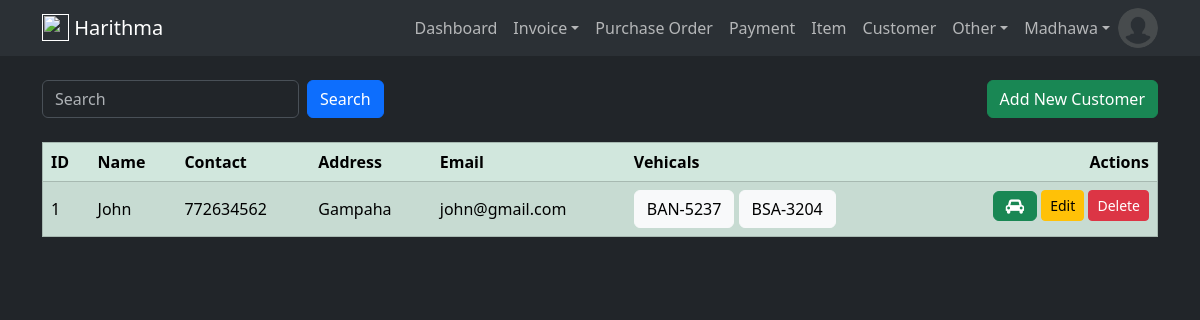
Screenshot of /customer/ (signed in) with the database file from the repository.
### harithmapos/models.py (models this page shows, shortened)
class User(db.Model, UserMixin):
    id = db.Column(db.Integer, primary_key=True)
    email = db.Column(db.String(120), unique=True, nullable=False)
    name = db.Column(db.String(50), nullable=False)
    image = db.Column(db.String(20), default='default.jpg')
    password = db.Column(db.String(60), nullable=False)
    ui_theme = db.Column(db.String(5), default='light')
    create_dttm = db.Column(db.DateTime, nullable=False, default=datetime.utcnow)
    update_dttm = db.Column(db.DateTime, nullable=False, default=datetime.utcnow)

class Customer(db.Model):
    id = db.Column(db.Integer, primary_key=True)
    name = db.Column(db.String(100), nullable=False)
    contact = db.Column(db.String(10))
    address = db.Column(db.String(255))
    email = db.Column(db.String(150))
    create_dttm = db.Column(db.DateTime, nullable=False, default=datetime.utcnow)
    update_dttm = db.Column(db.DateTime, nullable=False, default=datetime.utcnow)
    vehicals = db.relationship('Vehical', backref='owner', lazy=True)
    invoices = db.relationship('InvoiceHead', backref='customer', lazy=True)
    item_invoices = db.relationship('ItemInvoiceHead', backref='customer', lazy=True)
    payments = db.relationship('Payment', backref='customer', lazy=True)

class Vehical(db.Model):
    id = db.Column(db.Integer, primary_key=True)
    number = db.Column(db.String(8), nullable=False)
    make = db.Column(db.String(20))
    model = db.Column(db.String(20))
    year = db.Column(db.String(4))
    create_dttm = db.Column(db.DateTime, nullable=False, default=datetime.utcnow)
    update_dttm = db.Column(db.DateTime, nullable=False, default=datetime.utcnow)
    owner_id = db.Column(db.Integer, db.ForeignKey('customer.id'), nullable=False)
    invoices = db.relationship('InvoiceHead', backref='vehical', lazy=True)

### harithmapos/views/customer/routes.py (the view)
@customer_blueprint.route('/customer/', methods = ['GET', 'POST'])
@login_required
def customer():
    customer_form = CustomerForm()
    vehical_form = VehicalForm()
    if request.method == 'POST' and 'query' in request.form:
        query = request.form["query"]
        customers = Customer.query.filter(Customer.name.icontains(query)).all()
        return render_template('customer.html', title='Customers', customer_form=customer_form, vehical_form=vehical_form, customers=customers, query=query)
    else:
        customers = Customer.query.all()
        return render_template('customer.html', title='Customers', customer_form=customer_form, vehical_form=vehical_form, customers=customers)

### harithmapos/views/customer/forms.py
class CustomerForm(FlaskForm):
    name = StringField("Name", validators=[DataRequired(), Length(min=2, max=20)])
    contact = TelField("Contact", validators=[Length(min=9, max=9)])
    address = StringField("Address")
    email = EmailField("Email")

### harithmapos/views/vehical/forms.py
class VehicalForm(FlaskForm):
    number = StringField("Number*", validators=[DataRequired(), Length(min=7, max=8)])
    make = StringField("Make")
    model = StringField("Model")
    year = IntegerField("Year")
    owner_id = IntegerField("Owner ID", validators=[DataRequired()])

### harithmapos/models.py (called while the page is built)
@login_manager.user_loader
def load_user(user_id):
    return User.query.get(int(user_id))

### harithmapos/templates/customer.html (shortened to what this page needs)
{% extends 'layout/base.html' %}
{% block body %}
    <div class="container mt-4">
        <div class="row">
            <div class="col d-flex justify-content-between align-items-center">
                <form class="mb-0 d-flex" action="" method="post" autocomplete="off">
                    <input type="text" class="form-control me-2" name="query" id="query" placeholder="Search">
                    <input type="submit" value="Search" class="btn btn-primary" name="">
                </form>
                <button type="button" class="btn btn-success align-right" data-bs-toggle="modal" data-bs-target="#insert_modal">Add New Customer</button>
            </div>
        </div>
    </div>
    <div class="container mt-4">
        <table class="table table-success table-striped table-hover" border="1">
            <thead class="thread-dark">
                <tr>
                    <th scope="col">ID</th>
                    <th scope="col">Name</th>
                    <th scope="col">Contact</th>
                    <th scope="col">Address</th>
                    <th scope="col">Email</th>
                    <th scope="col">Vehicals</th>
                    <th scope="col" style="text-align: right" >Actions</th>
                </tr>
            </thead>
            <tbody id="results">
                {% for customer in customers %}
                    <tr>
                        <td class="align-middle"  scope="row">{{customer.id}}</td>
                        <td class="align-middle">{{customer.name}}</td>
                        <td class="align-middle">{{customer.contact}}</td>
                        <td class="align-middle">{{customer.address}}</td>
                        <td class="align-middle">{{customer.email}}</td>
                        <td>
                            {% for vehical in customer.vehicals %}
                                <a href="/update_vehical/{{vehical.id}}" class="btn btn-light" data-bs-toggle="modal" data-bs-target="#update_vehical{{vehical.id}}">{{vehical.number}}</a>
                            {% endfor %}
                        </td>
                        <td class="text-end">
                            <a href="/insert_vehical/{{customer.id}}" class="btn btn-success" data-toggle="tooltip" data-placement="top" title="Add Vehical" data-bs-toggle="modal" data-bs-target="#insert_vehical{{customer.id}}"><i class="fa fa-car"></i></a>
                            <a href="/update_customer/{{customer.id}}" class="btn btn-sm btn-warning" data-toggle="tooltip" data-placement="top" title="Update Customer" data-bs-toggle="modal" data-bs-target="#update_customer{{customer.id}}">Edit</a>
                            <a href="/delete_customer/{{customer.id}}" class="btn btn-sm btn-danger" data-toggle="tooltip" data-placement="top" title="Delete Customer" onclick="return confirm('Are you sure to delete?')">Delete</a>
                        </td>
                    </tr>
                {% endfor %}
            </tbody>
        </table>
    </div>
{% endblock %}

### harithmapos/templates/layout/navbar.html (shortened to what this page needs)
<nav class="navbar navbar-expand-lg bg-body-tertiary">
    <div class="container">
        <a href="" class="navbar-brand lead">
            <img src="{{url_for('static', filename='vehical.png')}}" height="27" class="d-inline-block align-text-top">
            <b>Harithma</b>
        </a>
        <div class="collapse navbar-collapse" id="navbarCollapse">
            <ul class="navbar-nav ms-auto">
                {% if current_user.is_authenticated %}
                    <a class="nav-item nav-link" href="{{ url_for('dashboard_blueprint.dashboard') }}">Dashboard</a>
                    <li class="nav-item dropdown">
                        <a class="nav-link dropdown-toggle" href="#" role="button" data-bs-toggle="dropdown" aria-expanded="false">Invoice</a>
                    </li>
                    <a class="nav-item nav-link" href="{{ url_for('purchase_order_blueprint.purchase_order_head') }}">Purchase Order</a>
                    <a class="nav-item nav-link" href="{{ url_for('payment_blueprint.payment') }}">Payment</a>
                    <a class="nav-item nav-link" href="{{ url_for('item_blueprint.item') }}">Item</a>
                    <a class="nav-item nav-link" href="{{ url_for('customer_blueprint.customer') }}">Customer</a>
                    <li class="nav-item dropdown">
                        <a class="nav-link dropdown-toggle" href="#" role="button" data-bs-toggle="dropdown" aria-expanded="false">Other</a>
                    </li>
                    <li class="nav-item dropdown">
                        <a class="nav-link dropdown-toggle" href="#" role="button" data-bs-toggle="dropdown" aria-expanded="false">{{ current_user.name }}</a>
                    </li>
                    <img src="{{ url_for('static', filename='user_images/'+current_user.image) }}" class="rounded-circle" height="40" alt="Avatar" />
                {% else %}
                    <a class="nav-item nav-link" href="{{ url_for('user_blueprint.login') }}">Login</a>
                    <a class="nav-item nav-link" href="{{ url_for('user_blueprint.register') }}">Register</a>
                {% endif %}
            </ul>
        </div>
    </div>
</nav>

### rows the page displays
User: name "Madhawa", image (placeholder picture)
Customer: id "1", name "John", contact "772634562", address "Gampaha", email "john@gmail.com"
Vehical: number "BAN-5237"
Vehical: number "BSA-3204"
